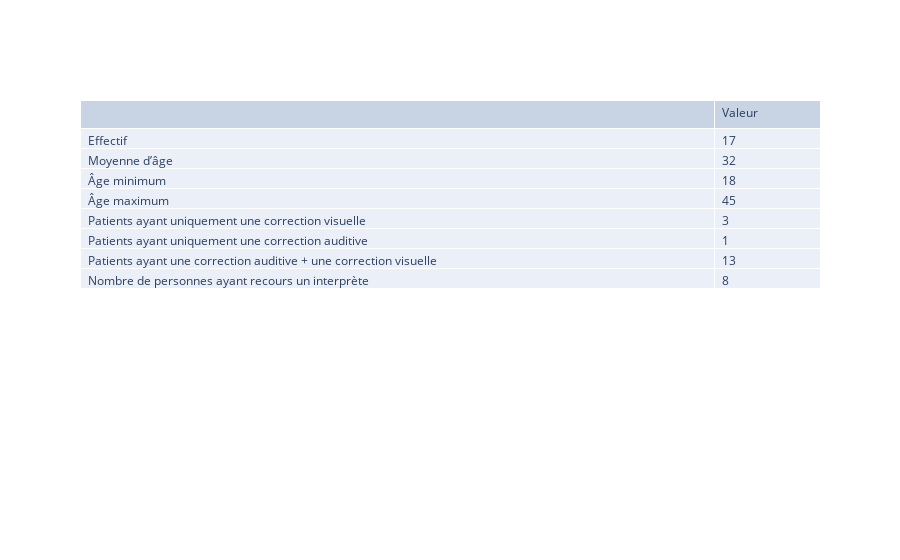
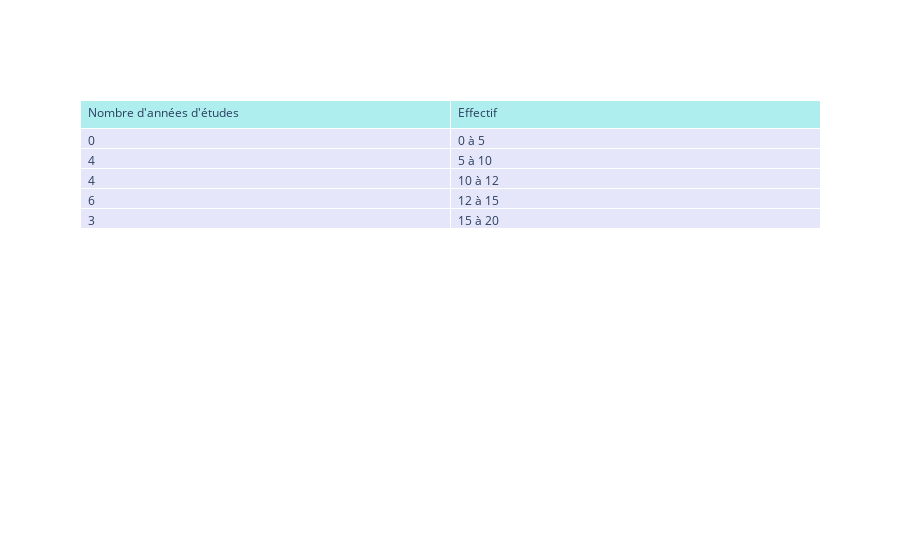
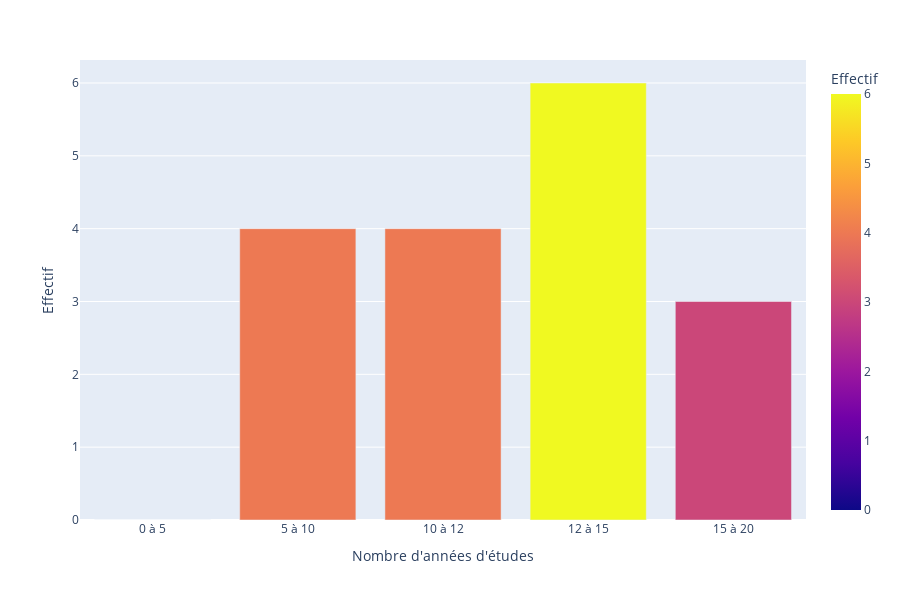
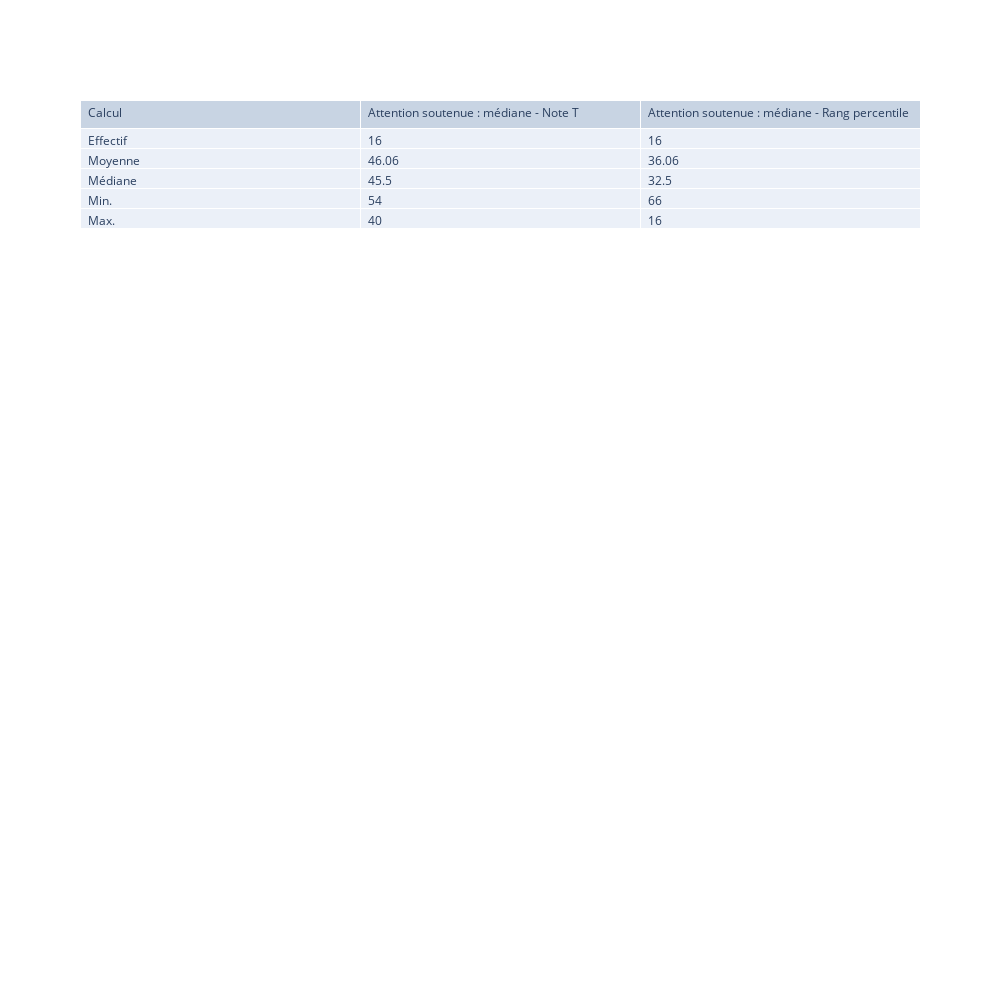

The code cell stored with these charts, in order, in its notebook:
### Code cell
display(HTML('<h4>2. Attention soutenue </h4>'))

df_pop = df[(df['TAP']=='Oui') & (df['Attention soutenue : médiane - Note brute'].notna())]
total = len(df_pop)
age_avg = round(df_pop["age"].mean())
age_min = df_pop["age"].min()
age_max = df_pop["age"].max()

#Patients ayant une aide auditive
df_coaud = df_pop[(df_pop["Prothèse auditive DROITE"]!="Aucune") | (df_pop["Prothèse auditive GAUCHE"]!="Aucune") | (df_pop["Implant cochléaire DROIT"]!="Aucun") | (df_pop["Implant cochléaire GAUCHE"]!="Aucun")]
#Patients ayant uniquement une aide auditive
df_coaud_u = df_coaud[df_coaud["Correction visuelle"]=="Aucune"]
coaud_u = len(df_coaud_u)

#Patients ayant une correction visuelle
df_covis = df_pop[df_pop["Correction visuelle"]!="Aucune"]
#Patients ayant uniquement une correction visuelle
df_covis_u = df_covis[((df_covis["Prothèse auditive DROITE"]=="Aucune") & (df_covis["Prothèse auditive GAUCHE"]=="Aucune") & (df_covis["Implant cochléaire DROIT"]=="Aucun") & (df_covis["Implant cochléaire GAUCHE"]=="Aucun"))]
covis_u = len(df_covis_u)

#Patients ayant une aide auditive + visuelle
df_coaud_covis = df_coaud[df_coaud["Correction visuelle"]!="Aucune"]
coaud_covis = len(df_coaud_covis)

intlsf = len(df_pop[df_pop["Interprète LSF"]=="Oui"])

columns= ['','Valeur']
myarr = [["Effectif",
            'Moyenne d’âge',
            'Âge minimum',
            'Âge maximum',
            'Patients ayant uniquement une correction visuelle',
            'Patients ayant uniquement une correction auditive',
            'Patients ayant une correction auditive + une correction visuelle',
            'Nombre de personnes ayant recours un interprète']]
for i in columns[1:]:
    myarr.append([total, age_avg, age_min, age_max, covis_u, coaud_u, coaud_covis, intlsf])

str_data =  go.Table(
                columnwidth = [30,5],
                header=dict(values=list(columns),
                align='left'),
                cells=dict(values= myarr,align='left'))
fig = go.Figure(data=str_data)
fig.show()

###
display(HTML("<p>Répartition du nombre d'années d'études :</p>"))
ranges = [0,5,10,12,15,20]

df_study = df_pop["Nombre d'années d'études"].copy()

df_study = df_study.groupby(pd.cut(df_pop["Nombre d'années d'études"], ranges, include_lowest=True)).count()
df_study = pd.DataFrame(df_study)
df_study = df_study.rename(columns={"Nombre d'années d'études":'Effectif'})
year_study = ["0 à 5", "5 à 10", "10 à 12", "12 à 15", "15 à 20"]
df_study["Nombre d'années d'études"] = year_study
df_study = df_study[["Nombre d'années d'études", "Effectif"]]
fig = go.Figure(data=[go.Table(
    header=dict(values=list(df_study.columns),
                fill_color='paleturquoise',
                align='left'),
    cells=dict(values=[df_study["Effectif"], df_study["Nombre d'années d'études"]],
               fill_color='lavender',
               align='left'))
])

fig.show()

fig = px.bar(df_study, x="Nombre d'années d'études", y="Effectif", color="Effectif")
fig.update_layout(showlegend=False)
fig.show()

columns= ['Calcul','Attention soutenue : médiane - Note T','Attention soutenue : médiane - Rang percentile']
myarr = [['Effectif', 'Moyenne', 'Médiane', 'Max.', 'Min.']]

for i in columns[1:]:
    effectif = len(df_pop[df_pop[i].notna()])
    avg = round(df_pop[i].mean(),2)
    median = round(df_pop[i].median(),2)
    max_val = df_pop[i].max()
    min_val = df_pop[i].min()
    myarr.append([effectif, avg, median, max_val, min_val])

test =  go.Table(header=dict(values=list(columns), align='left'), cells=dict(values= myarr,align='left'))

fig = go.Figure(data=test)
fig.update_layout(width=1000, height=1000)
fig.show()

### Figure 1 — Plotly figure (JSON) as saved in the notebook; plotly's stock layout.template omitted (floating-point values rounded to 4 significant figures)
{"data": [{"cells": {"align": "left", "values": [["Effectif", "Moyenne d’âge", "Âge minimum", "Âge maximum", "Patients ayant uniquement une correction visuelle", "Patients ayant uniquement une correction auditive", "Patients ayant une correction auditive + une correction visuelle", "Nombre de personnes ayant recours un interprète"], [17, 32, 18, 45, 3, 1, 13, 8]]}, "columnwidth": [30, 5], "header": {"align": "left", "values": ["", "Valeur"]}, "type": "table"}], "layout": {}}

### Figure 2 — Plotly figure (JSON) as saved in the notebook; plotly's stock layout.template omitted (floating-point values rounded to 4 significant figures)
{"data": [{"cells": {"align": "left", "fill": {"color": "lavender"}, "values": [[0, 4, 4, 6, 3], ["0 à 5", "5 à 10", "10 à 12", "12 à 15", "15 à 20"]]}, "header": {"align": "left", "fill": {"color": "paleturquoise"}, "values": ["Nombre d'années d'études", "Effectif"]}, "type": "table"}], "layout": {}}

### Figure 3 — Plotly figure (JSON) as saved in the notebook; plotly's stock layout.template omitted (floating-point values rounded to 4 significant figures)
{"data": [{"alignmentgroup": "True", "hoverlabel": {"namelength": 0}, "hovertemplate": "Nombre d'années d'études=%{x}<br>Effectif=%{marker.color}", "legendgroup": "", "marker": {"color": [0, 4, 4, 6, 3], "coloraxis": "coloraxis"}, "name": "", "offsetgroup": "", "orientation": "v", "showlegend": false, "textposition": "auto", "type": "bar", "x": ["0 à 5", "5 à 10", "10 à 12", "12 à 15", "15 à 20"], "xaxis": "x", "y": [0, 4, 4, 6, 3], "yaxis": "y"}], "layout": {"barmode": "relative", "coloraxis": {"colorbar": {"title": {"text": "Effectif"}}, "colorscale": [[0, "#0d0887"], [0.1111, "#46039f"], [0.2222, "#7201a8"], [0.3333, "#9c179e"], [0.4444, "#bd3786"], [0.5556, "#d8576b"], [0.6667, "#ed7953"], [0.7778, "#fb9f3a"], [0.8889, "#fdca26"], [1, "#f0f921"]]}, "height": 600, "legend": {"tracegroupgap": 0}, "margin": {"t": 60}, "showlegend": false, "xaxis": {"anchor": "y", "domain": [0, 1], "title": {"text": "Nombre d'années d'études"}}, "yaxis": {"anchor": "x", "domain": [0, 1], "title": {"text": "Effectif"}}}}

### Figure 4 — Plotly figure (JSON) as saved in the notebook; plotly's stock layout.template omitted (floating-point values rounded to 4 significant figures)
{"data": [{"cells": {"align": "left", "values": [["Effectif", "Moyenne", "Médiane", "Min.", "Max."], [16, 46.06, 45.5, 54, 40], [16, 36.06, 32.5, 66, 16]]}, "header": {"align": "left", "values": ["Calcul", "Attention soutenue : médiane - Note T", "Attention soutenue : médiane - Rang percentile"]}, "type": "table"}], "layout": {"height": 1000, "width": 1000}}
